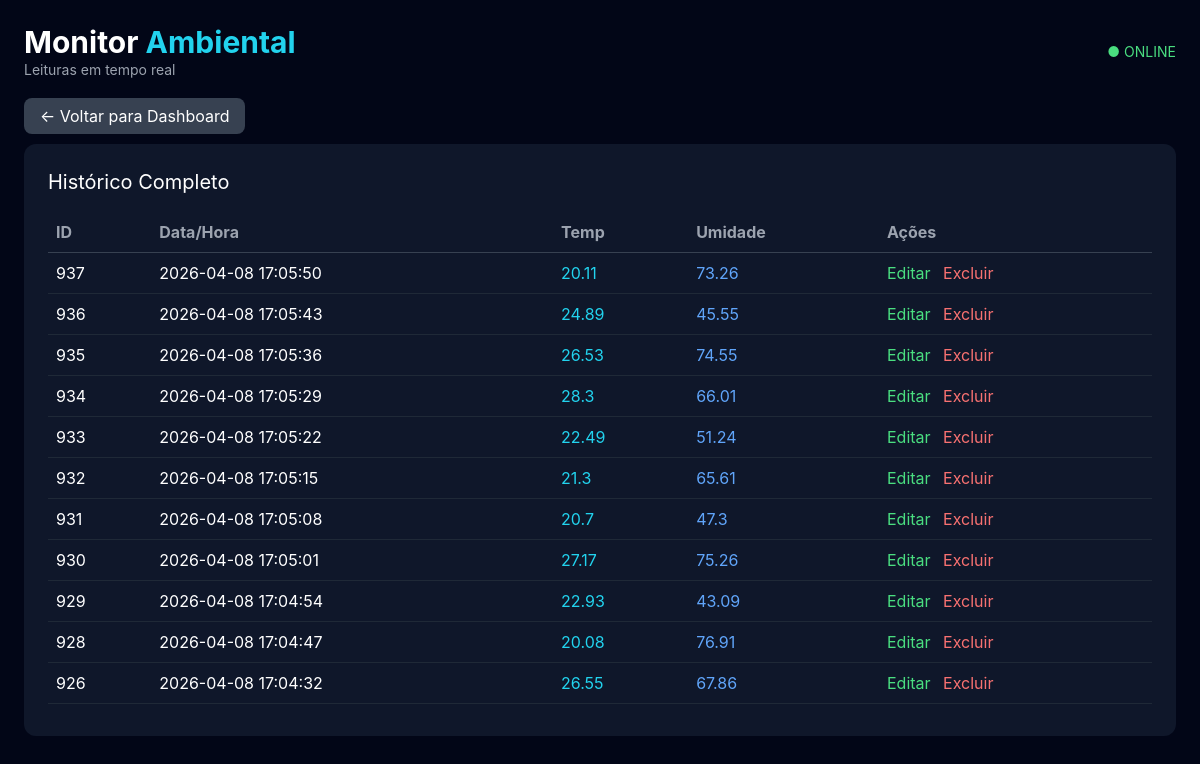
/leituras, run on the app's committed database.
### tables this page shows
CREATE TABLE leituras (
    id INTEGER PRIMARY KEY AUTOINCREMENT,
    temperatura REAL NOT NULL,
    umidade REAL NOT NULL,
    pressao REAL,
    localizacao TEXT DEFAULT 'Lab',
    timestamp DATETIME DEFAULT (datetime('now','localtime'))
);

### app.py (the view)
@app.route('/leituras')
def historico():
    dados = listar_leituras(50)
    dados = [dict(row) for row in dados]
    return render_template('historico.html', leituras=dados)

### database.py (called while the page is built)
def get_db_connection():
    conn = sqlite3.connect('dados.db', timeout=10)
    conn.execute('PRAGMA journal_mode=WAL')
    conn.execute('PRAGMA busy_timeout=5000')
    conn.row_factory = sqlite3.Row
    return conn

def listar_leituras(limite=50):
    conn = get_db_connection()
    dados = conn.execute(
        "SELECT * FROM leituras ORDER BY timestamp DESC LIMIT ?",
        (limite,)
    ).fetchall()
    conn.close()
    return dados

### templates/historico.html (shortened to what this page needs)
{% extends 'base.html' %}
{% block content %}
<div class="mb-4">
    <a href="/"
       class="bg-gray-700 px-4 py-2 rounded-lg hover:bg-gray-600">
        ← Voltar para Dashboard
    </a>
</div>
<div class="bg-slate-900 p-6 rounded-xl">
    <h2 class="text-xl mb-4">Histórico Completo</h2>
    <div class="overflow-y-auto max-h-[500px]">
        <table class="w-full text-left">
            <thead>
                <tr class="text-gray-400 border-b border-gray-700">
                    <th class="p-2">ID</th>
                    <th class="p-2">Data/Hora</th>
                    <th class="p-2">Temp</th>
                    <th class="p-2">Umidade</th>
                    <th class="p-2">Ações</th>
                </tr>
            </thead>
            <tbody>
                {% for l in leituras %}
                <tr class="border-b border-gray-800 hover:bg-slate-800">
                    <td class="p-2">{{ l.id }}</td>
                    <td class="p-2">{{ l.timestamp }}</td>
                    <td class="p-2 text-cyan-400">{{ l.temperatura }}</td>
                    <td class="p-2 text-blue-400">{{ l.umidade }}</td>
                    <td class="p-2">
                        <a href="/leituras/{{ l.id }}"
                           class="text-green-400 mr-2">Editar</a>
                        <button onclick="deletar({{ l.id }})"
                                class="text-red-400">
                            Excluir
                        </button>
                    </td>
                </tr>
                {% endfor %}
            </tbody>
        </table>
    </div>
</div>
{% endblock %}

### statics/css/style.css (style rules this page uses)
body { font-family: 'Inter', sans-serif; -webkit-font-smoothing: antialiased; }
* { transition: background 0.2s, color 0.2s; }
button { transition: all 0.2s ease; }

### data on the page
leituras: id "937", timestamp "2026-04-08 17:05:50", temperatura "20.11", umidade "73.26"
leituras: id "936", timestamp "2026-04-08 17:05:43", temperatura "24.89", umidade "45.55"
leituras: id "935", timestamp "2026-04-08 17:05:36", temperatura "26.53", umidade "74.55"
leituras: id "934", timestamp "2026-04-08 17:05:29", temperatura "28.3", umidade "66.01"
leituras: id "933", timestamp "2026-04-08 17:05:22", temperatura "22.49", umidade "51.24"
leituras: id "932", timestamp "2026-04-08 17:05:15", temperatura "21.3", umidade "65.61"
leituras: id "931", timestamp "2026-04-08 17:05:08", temperatura "20.7", umidade "47.3"
leituras: id "930", timestamp "2026-04-08 17:05:01", temperatura "27.17", umidade "75.26"
leituras: id "929", timestamp "2026-04-08 17:04:54", temperatura "22.93", umidade "43.09"
leituras: id "928", timestamp "2026-04-08 17:04:47", temperatura "20.08", umidade "76.91"
leituras: id "926", timestamp "2026-04-08 17:04:32", temperatura "26.55", umidade "67.86"
